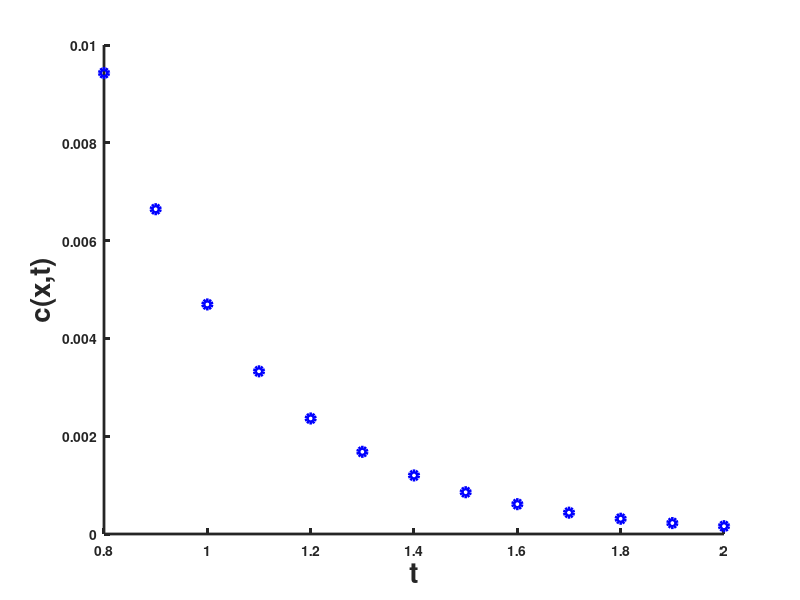

MATLAB code for this plot:
L=3;
D=1/10;
V=0.5;
c0=0.3;
t=[0.8:0.1:2];
x=[0.8:0.1:2];
Pe=(V*L)/D;
Tprima=(t.*D)./(L^2);
lamda=Pe/2;
X=x./L;
T=(lamda^2).*Tprima;
cte1=-((2*pi)/(lamda^2));
aux=0;
for n=1:30000
    
    aux=aux+((n*sin(n*pi*X))/(1+(((n^2)*(pi^2))/(lamda^2)))).*(exp(-(1+(((n^2)*(pi^2))/(lamda^2)))*T)-1);

endfor
%finfor  
c=cte1.*aux;
c=c0.*c;
fprintf('Valores De C Con Ecuacion Original\n');
for i=1:length(c)
  
  fprintf('\n %f',c(i));
  
endfor
%fin for
hold on
plot(t,c,'ob','linewidth',3);
ylabel("c(x,t)","fontweight","bold","fontsize",20);
xlabel("t","fontweight","bold","fontsize",20);
h=get(gcf,"currentaxes");
set(h,"fontweight","bold","linewidth",2);
print('G_Analitica_punto2.jpg','-r300','-djpg','-F:Helvetica:12','-tight');
fprintf('\n fin programa');